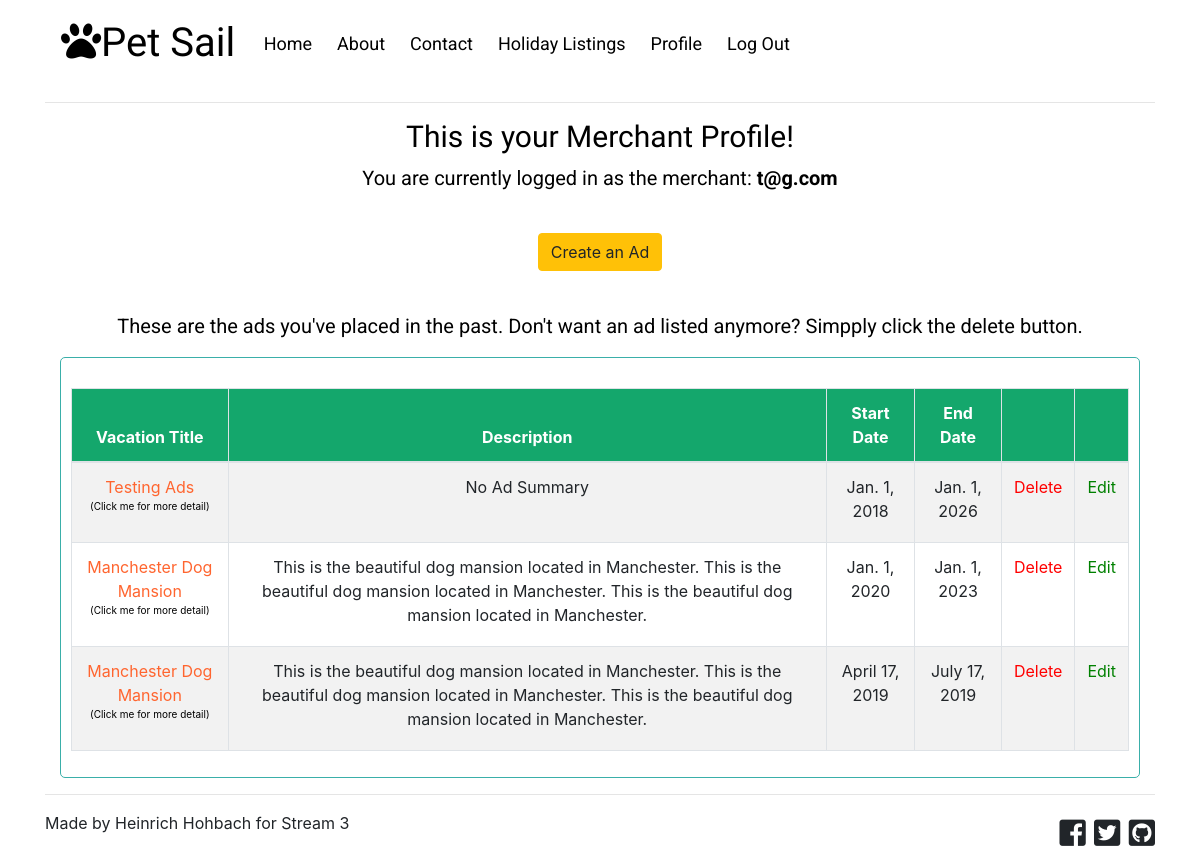
The app's page /merchant-profile/ (signed in) with its own data.
### accounts/models.py (models this page shows)
class User(AbstractUser):
    is_merchant = models.CharField(max_length=3, default='')
    objects = AccountUserManager()

### merchant_dash/models.py (models this page shows, shortened)
class Ad(models.Model):
    subject = models.CharField(max_length=255)
    user = models.ForeignKey(settings.AUTH_USER_MODEL, related_name='threads')
    ad_summary = models.CharField(max_length=255, default='')
    description = RichTextField()
    start_date = models.DateField(blank=True, null=True)
    end_date = models.DateField(blank=True, null=True)
    published = models.CharField(max_length=3, default='Yes')
    ad_price = models.DecimalField(max_digits=5, decimal_places=2, default=0)

### accounts/views.py (the view)
# urls.py: url(r'^merchant-profile/$', account_views.merchantprofile, name='merchant'),
@login_required(login_url='/login/')
def merchantprofile(request):
    current_user = request.user
    ads = Ad.objects.filter(user=current_user.id)
    return render(request, 'accounts/merchant_profile.html',
                  {'Ad': ads})

### templates/accounts/merchant_profile.html (shortened to what this page needs)
{% extends "base.html" %}
{% block content %}
    <link href="https://afeld.github.io/emoji-css/emoji.css" rel="stylesheet">
    <link rel="stylesheet" type="text/css" href="../../static/custom-css/custom-css.css">
    <div class="col-md-12" id="merchant-style-header">
        <h2> This is your Merchant Profile! </h2>
        <p>You are currently logged in as the merchant: <b>{{ user.email }}</b></p>
    </div>
    <div class="col-md-12 button-line-styling">
        <button class="btn btn-warning" onclick="location.href={% url 'new_post' %};">Create an Ad</button>
    </div>
    <div class="col-md-12" id="merchant-style-header">
        <p>These are the ads you've placed in the past. Don't want an ad listed anymore? Simpply click the delete button.</p>
    </div>
     <div class="col-md-12" id="ad-listing-table-border">
        <table class="table table-striped table-bordered" id="ad-listing-table">
            <thead>
                <tr>
                    <th>Vacation Title</th>
                    <th>Description</th>
                    <th>Start Date</th>
                    <th>End Date</th>
                    <th></th>
                    <th></th>
                </tr>
            </thead>
            <tbody>
                {% for ad in Ad %}
                    <tr>
                        <td id="vacation-title-style"><a href="{% url 'view_ad_post' ad.id %}">{{ ad.subject }}</a><p>(Click me for more detail)</p></td>
                        <td>{{ ad.ad_summary}}</td>
                        <td>{{ ad.start_date }}</td>
                        <td>{{ ad.end_date }}</td>
                        <td id="delete-post-style"><a href="{% url 'delete_post' ad.id %}">Delete</a></td>
                        <td id="edit-post-styele"><a href="{% url 'edit_post' ad.id %}">Edit</a></td>
                    </tr>
                {% endfor %}
            </tbody>
        </table>
    </div>
{% endblock %}

### static/custom-css/custom-css.css (style rules this page uses)
a { color: black; }
#ad-listing-table-border { border: 1px solid #3AAFA9; text-align: center; padding: 10px; border-radius: 5px; }
#ad-listing-table { margin-top: 20px; }
#ad-listing-table th { text-align: center; color: white; }
#ad-listing-table thead { background-color: #14A76C; }
#vacation-title-style a { color: #FF652F; }
#vacation-title-style p { color: black; font-size: 10px; }
#merchant-style-header h2 { text-align: center; font-family: 'Black Han Sans', sans-serif; font-size: 30px; color: #000000; }
#merchant-style-header p { text-align: center; color: #000000; font-size: 20px; font-family: 'Roboto', sans-serif; }
.button-line-styling { margin-top: 40px; margin-bottom: 40px; text-align: center; }
#delete-post-style a { color: red; }
#edit-post-styele a { color: green; }

### records on screen
User: email "t@g.com"
Ad: subject "Testing Ads", ad_summary "No Ad Summary", start_date "Jan. 1, 2018", end_date "Jan. 1, 2026"
Ad: subject "Manchester Dog Mansion", ad_summary "This is the beautiful dog mansion located in Manchester. This is the beautiful dog mansion located in Manchester. This is the beautiful dog mansion located in Manchester.", start_date "Jan. 1, 2020", end_date "Jan. 1, 2023"
Ad: subject "Manchester Dog Mansion", ad_summary "This is the beautiful dog mansion located in Manchester. This is the beautiful dog mansion located in Manchester. This is the beautiful dog mansion located in Manchester.", start_date "April 17, 2019", end_date "July 17, 2019"
